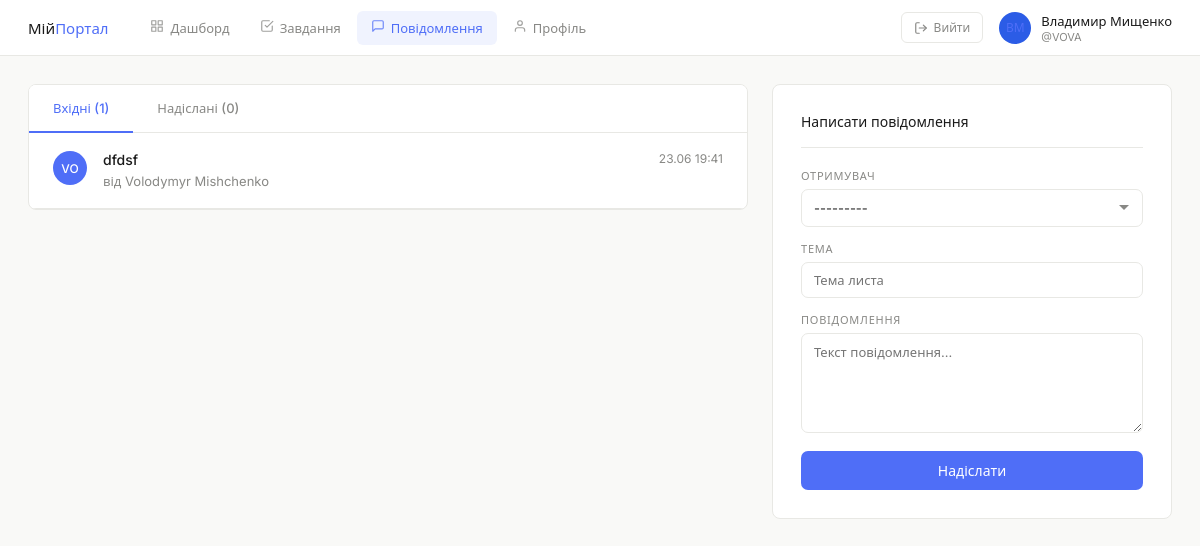
Page /messages/ (signed in) on the committed database.
### registr/models.py (models this page shows, shortened)
class Profile(models.Model):
    user = models.OneToOneField(User, on_delete=models.CASCADE, related_name='profile')
    bio = models.TextField(blank=True, max_length=500)
    avatar = models.ImageField(upload_to='avatars/', blank=True, null=True)
    avatar_color = models.CharField(max_length=7, default='#2b5ce6')  # fallback color
    def get_initials(self):
        fn = self.user.first_name
        ln = self.user.last_name
        if fn and ln:
            return f'{fn[0]}{ln[0]}'.upper()
        return self.user.username[:2].upper()

class Message(models.Model):
    sender = models.ForeignKey(User, on_delete=models.CASCADE, related_name='sent_messages')
    recipient = models.ForeignKey(User, on_delete=models.CASCADE, related_name='received_messages')
    subject = models.CharField(max_length=200)
    body = models.TextField()
    is_read = models.BooleanField(default=False)
    created_at = models.DateTimeField(auto_now_add=True)
    class Meta:
        ordering = ['-created_at']

### registr/views.py (the view, shortened to what this page needs)
# urls.py: path('messages/', views.messages_inbox, name='messages_inbox'),
@login_required
def messages_inbox(request):
    profile = get_or_create_profile(request.user)
    inbox = request.user.received_messages.select_related('sender').all()
    sent = request.user.sent_messages.select_related('recipient').all()
    unread_count = inbox.filter(is_read=False).count()
    form = MessageForm(current_user=request.user)
    return render(request, 'registr/messages.html', {
        'inbox': inbox, 'sent': sent, 'form': form,
        'unread_count': unread_count, 'profile': profile,
    })

### registr/forms.py
class MessageForm(forms.ModelForm):
    recipient = forms.ModelChoiceField(
        queryset=User.objects.all(),
        label='Отримувач',
        widget=forms.Select(attrs={'class': 'form-input'})
    )
    class Meta:
        model = Message
        fields = ('recipient', 'subject', 'body')
        labels = {'subject': 'Тема', 'body': 'Повідомлення'}
        widgets = {
            'subject': forms.TextInput(attrs={'class': 'form-input', 'placeholder': 'Тема листа'}),
            'body': forms.Textarea(attrs={'class': 'form-input', 'rows': 5, 'placeholder': 'Текст повідомлення...'}),
        }
    def __init__(self, *args, current_user=None, **kwargs):
        super().__init__(*args, **kwargs)
        if current_user:
            self.fields['recipient'].queryset = User.objects.exclude(pk=current_user.pk)

### registr/views.py (called while the page is built)
def get_or_create_profile(user):
    profile, _ = Profile.objects.get_or_create(user=user)
    return profile

### templates/registr/messages.html (shortened to what this page needs)
{% extends 'registr/base.html' %}
{% load static %}
{% block extra_css %}
<link rel="stylesheet" href="{% static 'registr/css/messages.css' %}">
{% endblock %}
{% block content %}
<div class="page-content">
  <div class="msg-layout">
    <div>
      <div class="msg-panel">
        <div class="tabs">
          <button class="tab-btn active" onclick="switchTab('inbox', this)">Вхідні ({{ inbox|length }})</button>
          <button class="tab-btn" onclick="switchTab('sent', this)">Надіслані ({{ sent|length }})</button>
        </div>
        <div class="tab-content active" id="tab-inbox">
          <div class="msg-list">
            {% for msg in inbox %}
            <a href="{% url 'message_read' msg.pk %}" class="msg-row {% if not msg.is_read %}unread{% endif %}">
              <div class="msg-avatar">{{ msg.sender.username|slice:":2"|upper }}</div>
              <div style="flex:1;min-width:0">
                <div class="msg-subject">{{ msg.subject }}</div>
                <div class="msg-from">від {{ msg.sender.get_full_name|default:msg.sender.username }}</div>
              </div>
              <div class="msg-time">{{ msg.created_at|date:"d.m H:i" }}</div>
            </a>
            {% empty %}
            <div class="empty-msg">Вхідних немає</div>
            {% endfor %}
          </div>
        </div>
      </div>
    </div>
    <div class="compose-card">
      <h3>Написати повідомлення</h3>
      <form method="post">
        {% for field in form %}
        <div class="form-group">
          <label>{{ field.label }}</label>
          {{ field }}
        </div>
        {% endfor %}
        <button type="submit" class="btn btn-primary" style="width:100%">Надіслати</button>
      </form>
    </div>
  </div>
</div>
{% endblock %}

### templates/registr/base.html (shortened to what this page needs)
{% load static %}
<!DOCTYPE html>
<html lang="uk">
<head>
<link rel="stylesheet" href="{% static 'registr/css/base.css' %}">
{% block extra_css %}{% endblock %}
</head>
<body>
{% if user.is_authenticated %}
<header class="topbar">
  <div class="topbar-left">
    <div class="topbar-brand">Мій<span>Портал</span></div>
    <nav class="top-nav">
      <a href="{% url 'dashboard' %}" class="{% if request.resolver_match.url_name == 'dashboard' %}active{% endif %}">
        <span class="top-nav-icon">
          <svg width="14" height="14" viewBox="0 0 24 24" fill="none" stroke="currentColor" stroke-width="2" stroke-linecap="round" stroke-linejoin="round"><rect x="3" y="3" width="7" height="7"/><rect x="14" y="3" width="7" height="7"/><rect x="3" y="14" width="7" height="7"/><rect x="14" y="14" width="7" height="7"/></svg>
        </span>
        <span>Дашборд</span>
      </a>
      <a href="{% url 'notes' %}" class="{% if 'note' in request.resolver_match.url_name %}active{% endif %}">
        <span class="top-nav-icon">
          <svg width="14" height="14" viewBox="0 0 24 24" fill="none" stroke="currentColor" stroke-width="2" stroke-linecap="round" stroke-linejoin="round"><path d="M9 11l3 3L22 4"/><path d="M21 12v7a2 2 0 0 1-2 2H5a2 2 0 0 1-2-2V5a2 2 0 0 1 2-2h11"/></svg>
        </span>
        <span>Завдання</span>
      </a>
      <a href="{% url 'messages_inbox' %}" class="{% if 'message' in request.resolver_match.url_name %}active{% endif %}">
        <span class="top-nav-icon">
          <svg width="14" height="14" viewBox="0 0 24 24" fill="none" stroke="currentColor" stroke-width="2" stroke-linecap="round" stroke-linejoin="round"><path d="M21 15a2 2 0 0 1-2 2H7l-4 4V5a2 2 0 0 1 2-2h14a2 2 0 0 1 2 2z"/></svg>
        </span>
        <span>Повідомлення</span>
      </a>
      <a href="{% url 'profile' %}" class="{% if request.resolver_match.url_name == 'profile' %}active{% endif %}">
        <span class="top-nav-icon">
          <svg width="14" height="14" viewBox="0 0 24 24" fill="none" stroke="currentColor" stroke-width="2" stroke-linecap="round" stroke-linejoin="round"><path d="M20 21v-2a4 4 0 0 0-4-4H8a4 4 0 0 0-4 4v2"/><circle cx="12" cy="7" r="4"/></svg>
        </span>
        <span>Профіль</span>
      </a>
    </nav>
  </div>
  <div class="topbar-right">
    <form method="post" action="{% url 'logout' %}" class="logout-form">{% csrf_token %}
      <button type="submit" class="logout-btn">
        <svg width="14" height="14" viewBox="0 0 24 24" fill="none" stroke="currentColor" stroke-width="2" stroke-linecap="round" stroke-linejoin="round"><path d="M9 21H5a2 2 0 0 1-2-2V5a2 2 0 0 1 2-2h4"/><polyline points="16 17 21 12 16 7"/><line x1="21" y1="12" x2="9" y2="12"/></svg>
        <span>Вийти</span>
      </button>
    </form>
    {% with profile=user.profile %}
    <a href="{% url 'profile' %}" class="topbar-user">
      <div class="avatar avatar-ring" style="background:{{ profile.avatar_color }}">
        {% if profile.avatar %}<img src="{{ profile.avatar.url }}" alt="">
        {% else %}{{ profile.get_initials }}{% endif %}
      </div>
      <div class="topbar-user-info">
        <div class="topbar-user-name">{{ user.get_full_name|default:user.username }}</div>
        <div class="topbar-user-role">@{{ user.username }}</div>
      </div>
    </a>
    {% endwith %}
  </div>
</header>
{% endif %}
<div class="main-wrap">
  {% block content %}{% endblock %}
</div>
</body>
</html>

### static/registr/css/base.css (style rules this page uses)
:root { --font-sans: 'Inter', system-ui, -apple-system, BlinkMacSystemFont, 'Segoe UI', Roboto, 'Helvetica Neue', Arial, sans-serif; --font-mono: 'SF Mono', 'SFMono-Regular', Consolas, 'Liberation Mono', Menlo, monospace; --color-bg: #f9f9f7; --color-surface: #ffffff; --color-border: #e8e8e4; --color-accent: #4f6ef7; --color-accent-bg: #f0f3fe; --color-text-primary: #1a1a1a; --color-text-secondary: #888885; --color-success: #22a06b; --color-danger: #e5484d; --color-warning: #e07b1f; --color-text-tertiary: #888885; --color-success-light: #f0fdf4; --color-error-light: #fef2f2; --color-warning-light: #fefce8; --sidebar-width: 220px; --sidebar-hidden: 0px; --transition: 0.15s ease; --radius-sm: 6px; --radius-md: 8px; --radius-lg: 10px; }
*, *::before, *::after { box-sizing: border-box; margin: 0; padding: 0; }
html { scroll-behavior: smooth; -webkit-text-size-adjust: 100%; }
body { font-family: var(--font-sans); background: var(--color-bg); color: var(--color-text-primary); font-size: 14px; font-weight: 400; -webkit-font-smoothing: antialiased; -moz-osx-font-smoothing: grayscale; }
h1, h2, h3, h4, h5, h6 { font-weight: 500; line-height: 1.25; color: var(--color-text-primary); }
h3 { font-size: 1.125rem; }
a { color: var(--color-accent); text-decoration: none; transition: color var(--transition); }
label { font-size: 10px; font-weight: 500; letter-spacing: 0.08em; text-transform: uppercase; color: var(--color-text-secondary); }
.main-wrap { margin-left: var(--sidebar-hidden); flex: 1; display: flex; flex-direction: column; min-height: 100vh; background: var(--color-bg); }
* { scrollbar-width: thin; scrollbar-color: var(--color-border) transparent; }
.avatar { width: 32px; height: 32px; border-radius: 50%; display: flex; align-items: center; justify-content: center; font-size: 12px; font-weight: 500; color: var(--color-accent); flex-shrink: 0; background: #e8ecfd; }
.topbar { height: 56px; background: var(--color-surface); border-bottom: 1px solid var(--color-border); padding: 0 28px; display: flex; align-items: center; justify-content: space-between; position: sticky; top: 0; z-index: 100; }
.topbar-brand { font-size: 15px; font-weight: 500; color: var(--color-text-primary); }
.topbar-brand span { color: var(--color-accent); }
.topbar-user { display: flex; align-items: center; gap: 10px; }
.topbar-right { display: flex; align-items: center; gap: 16px; }
.topbar-user-info { flex: 1; min-width: 0; }
.topbar-user-name { font-size: 13px; font-weight: 500; color: var(--color-text-primary); white-space: nowrap; overflow: hidden; text-overflow: ellipsis; }
.topbar-user-role { font-size: 11px; color: var(--color-text-secondary); }
.page-content { padding: 28px; flex: 1; background: var(--color-bg); }
.btn { padding: 7px 14px; border: 1px solid transparent; font-size: 14px; font-weight: 500; cursor: pointer; border-radius: 6px; transition: all var(--transition); display: inline-flex; align-items: center; justify-content: center; gap: 6px; text-decoration: none; font-family: inherit; background: transparent; }
.btn-primary { background: var(--color-accent); color: #fff; border-color: transparent; }
.topbar-left { display: flex; align-items: center; gap: 28px; flex: 1; min-width: 0; }
.top-nav { display: flex; align-items: center; gap: 2px; height: 100%; flex-shrink: 0; }
.top-nav a { display: inline-flex; align-items: center; gap: 6px; padding: 6px 14px; font-size: 13px; font-weight: 400; color: var(--color-text-secondary); text-decoration: none; border-radius: 6px; transition: all var(--transition); white-space: nowrap; height: 34px; }
.top-nav a.active { color: var(--color-accent); font-weight: 500; background: var(--color-accent-bg); }
.top-nav-icon { font-size: 14px; opacity: 0.8; flex-shrink: 0; }
.logout-form { display: inline; }
.logout-btn { display: inline-flex; align-items: center; gap: 6px; padding: 6px 12px; font-size: 12px; font-weight: 400; font-family: inherit; color: var(--color-text-secondary); background: transparent; border: 1px solid var(--color-border); border-radius: 6px; cursor: pointer; transition: all var(--transition); white-space: nowrap; }

### rows in the picture
Profile: get_initials "ВМ"
Message: sender.username "VO", subject "dfdsf", sender.get_full_name "Volodymyr Mishchenko", created_at "23.06 19:41"

### other values in the picture
{{ user.get_full_name|default:user.username }} "Владимир Мищенко"
{{ user.username }} "VOVA"
{{ inbox|length }} "1"
{{ sent|length }} "0"
{{ field.label }} "ОТРИМУВАЧ" "ТЕМА" "ПОВІДОМЛЕННЯ"
